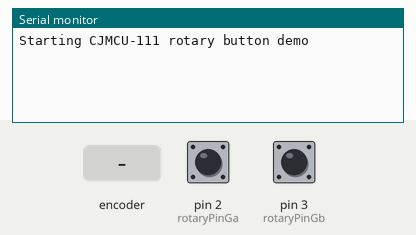
Simulated run of this sketch. Board: Arduino Uno, built with avr-gcc and run on an emulated ATmega328P. Parts: the last lines printed to the serial monitor. The test bench sets the inputs (shaded band); at power-on: pin 2 (rotaryPinGa) HIGH, pin 3 (rotaryPinGb) HIGH.

Above: at 1.2 s.
1.3 s: rotary encoder on pin 2 (rotaryPinGa) / pin 3 (rotaryPinGb) turned 1 step (first pin leading)
At 2.2 s:
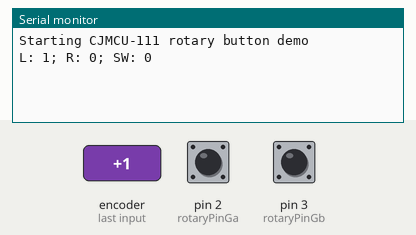
3.0 s: rotary encoder on pin 2 (rotaryPinGa) / pin 3 (rotaryPinGb) turned 2 steps (second pin leading)
At 3.6 s:
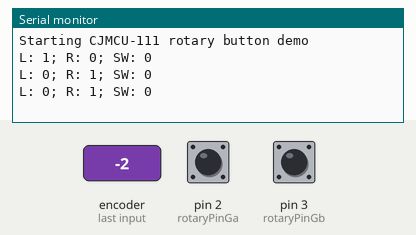

Measured:
- after the input at 1.3 s, the serial monitor: prints a new line after 0.08 s (image 1)
- after the input at 3.0 s, the serial monitor: prints a new line after 0.08 s (image 2)

The sketch:

CJMCU-111_rotary_button_demo.ino
```cpp
// (licence header left out)
//#define CJMCU_111_DEBUG 1


byte rotaryPinGa = 2;
byte rotaryPinGb = 3;

#ifdef CJMCU_111_DEBUG
byte rotaryIsrDebugPinA = 4;
byte rotaryIsrDebugPinB = 5;
#endif

volatile enum rotationInputStatus {
  kRotationStatusWaiting, // Ga: HIGH and Gb: HIGH
  kRotationStatusStartLorPush, // Ga: FALLING, Gb: HIGH
  kRotationStatusStartR, // Ga: HIGH, Gb: FALLING
  kRotationStatusTurningL, // Ga: RISING, Gb: LOW
  kRotationStatusTurningR, // Ga: LOW, Gb: RISING
  kRotationStatusWaitForFinishL, // Ga: RISING, Gb: LOW
  kRotationStatusWaitForFinishR, // Ga: LOW, Gb RISING
} rotationStatus;

volatile bool rotaryInputDetected = false;
volatile byte rotationCountL = 0;
volatile byte rotationCountR = 0;
volatile bool rotaryBtnPushed = false;
volatile byte rotaryPushCount = 0;

const byte isrGxDebounceDuration = 2; // msec

volatile unsigned long isrGxTime = 0;
volatile unsigned long isrGxLastTime = 0;


void setup() {
  rotationStatus = kRotationStatusWaiting;

  Serial.begin(115200);
  pinMode(rotaryPinGa, INPUT_PULLUP);
  pinMode(rotaryPinGb, INPUT_PULLUP);

#ifdef CJMCU_111_DEBUG
  pinMode(rotaryIsrDebugPinA, OUTPUT);
  digitalWrite(rotaryIsrDebugPinA, HIGH);
  pinMode(rotaryIsrDebugPinB, OUTPUT);
  digitalWrite(rotaryIsrDebugPinB, HIGH);
#endif

  Serial.println("Starting CJMCU-111 rotary button demo");

  attachInterrupt(digitalPinToInterrupt(rotaryPinGa), isrGx, CHANGE);
  attachInterrupt(digitalPinToInterrupt(rotaryPinGb), isrGx, CHANGE);
}

//===========

void loop() {
  if (rotaryInputDetected) {
    Serial.print("L: ");
    Serial.print(rotationCountL);
    Serial.print("; R: ");
    Serial.print(rotationCountR);
    Serial.print("; SW: ");
    Serial.print(rotaryPushCount);
    Serial.println();
    noInterrupts(); // necessary when reading a multi-byte variable from the ISR
    rotationCountL = 0;
    rotationCountR = 0;
    rotaryPushCount = 0;
    rotaryInputDetected = false;
    interrupts();
  }
}

void isrGx() {
  /*
     This routine relies on not being interrupted by another (higher prioritzed) interrupt.
     This should be the case for the Arduino hardware.
  */
#ifdef CJMCU_111_DEBUG
  digitalWrite(rotaryIsrDebugPinA, LOW);
#endif

  byte rotationInputA = digitalRead(rotaryPinGa);
  byte rotationInputB = digitalRead(rotaryPinGb);

  isrGxTime = millis();

  switch (rotationStatus) {
    case kRotationStatusWaiting:
      if (HIGH == rotationInputA && LOW == rotationInputB) {
        rotationStatus = kRotationStatusStartR;
      }
      else if (LOW == rotationInputA && HIGH == rotationInputB) {
        rotationStatus = kRotationStatusStartLorPush;
        isrGxLastTime = isrGxTime; // debounce
      }
      break;

    case kRotationStatusStartLorPush:
      if (HIGH == rotationInputA && HIGH == rotationInputB) {
        rotationStatus = kRotationStatusWaiting;
        if ((isrGxTime - isrGxLastTime) > isrGxDebounceDuration) {
          ++rotaryPushCount;
          rotaryInputDetected = true;
        }
      }
      else if (LOW == rotationInputA && LOW == rotationInputB) {
        rotationStatus = kRotationStatusTurningL;
      }
      break;

    case kRotationStatusStartR:
      if (HIGH == rotationInputA && HIGH == rotationInputB) {
        rotationStatus = kRotationStatusWaiting;
      }
      else if (LOW == rotationInputA && LOW == rotationInputB) {
        rotationStatus = kRotationStatusTurningR;
      }
      break;

    case kRotationStatusTurningL:
      if (LOW == rotationInputA && HIGH == rotationInputB) {
        rotationStatus = kRotationStatusStartLorPush;
      }
      else if (HIGH == rotationInputA && LOW == rotationInputB) {
        rotationStatus = kRotationStatusWaitForFinishL;
      }
      break;

    case kRotationStatusTurningR:
      if (HIGH == rotationInputA && LOW == rotationInputB) {
        rotationStatus = kRotationStatusStartR;
      }
      else if (LOW == rotationInputA && HIGH == rotationInputB) {
        rotationStatus = kRotationStatusWaitForFinishR;
      }
      break;

    case kRotationStatusWaitForFinishL:
      if (LOW == rotationInputA && LOW == rotationInputB) {
        rotationStatus = kRotationStatusTurningL;
      }
      else if (HIGH == rotationInputA && HIGH == rotationInputB) {
        rotationStatus = kRotationStatusWaiting;
        rotationCountR = 0;
        ++rotationCountL;
        rotaryInputDetected = true;
        isrGxLastTime = isrGxTime; // debounce
      }
      break;

    case kRotationStatusWaitForFinishR:
      if (LOW == rotationInputA && LOW == rotationInputB) {
        rotationStatus = kRotationStatusTurningR;
      }
      else if (HIGH == rotationInputA && HIGH == rotationInputB) {
        rotationStatus = kRotationStatusWaiting;
        rotationCountL = 0;
        ++rotationCountR;
        rotaryInputDetected = true;
        isrGxLastTime = isrGxTime;
      }
      break;
  }

#ifdef CJMCU_111_DEBUG
  digitalWrite(rotaryIsrDebugPinA, HIGH);
#endif
}
```
